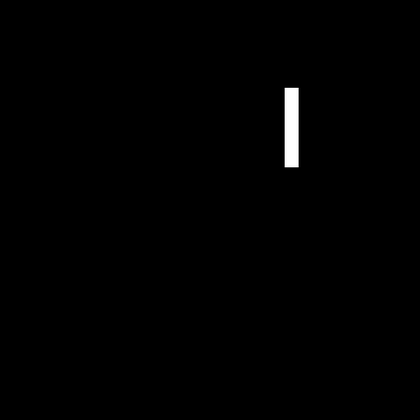
%> input picture laboratorio4/Fig0425(a)(translated_rectangle).bmp, 420 x 420 px, shrunk from 512 x 512 before the run
$ octave Fig0425_espectrofourier_tras.m   (GNU Octave 9; MATLAB toolbox functions it lacks are replaced by stand-ins)
%> lines starting %> are read from the running program, lines starting %| are printed output that depends on the picture
%% Exemplo 4.13 O espectro de Fourier 2-D de uma função
% simples.
%Figura 4.25 (a) O retângulo da Figura 4.24(a) transladado e (b) o
%espectro correspondente. (c) Retângulo rotacionado e (d) o espectro
%correspondente. O espectro correspondente ao retângulo transla-
%dado é idêntico ao espectro correspondente à imagem original na
%Figura 4.24(a).

 close all; clc; clear
%pkg load image

f = double(imread('Fig0425(a)(translated_rectangle).bmp'));
%> f: size 420x420x3 double; min 0, max 255, mean 1.6; mean of the top-left, top-right, bottom-left and bottom-right quarters 0, 6.4, 0, 0
figure; imshow(f,[]);title('Fig0425(a) translated rectangle')

F = fft2(f);
F = fftshift(F);
figure; imshow(abs(F),[])
%> after `imshow(abs(F),[])`:
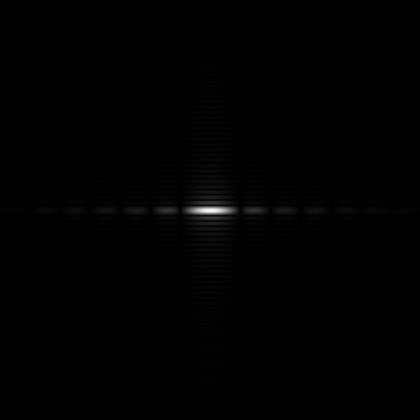
%> displayed picture: size 420x420x3, on the screen's scale of 0 to 255; min 0, max 255, mean 1

J = 1 * log (1 + abs(F));
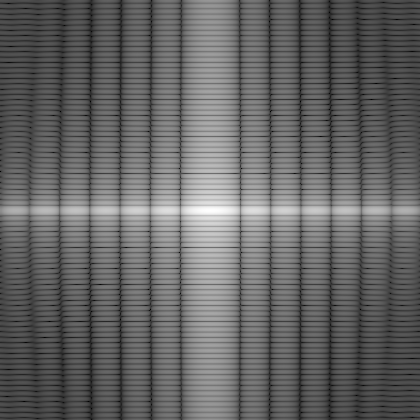
%> J: size 420x420x3 double; min 0.186, max 12.55, mean 5.06; drawn with min black and max white
figure; imshow(abs(J),[])

f2 = double(imread('Fig0424(a)(rectangle).bmp'));
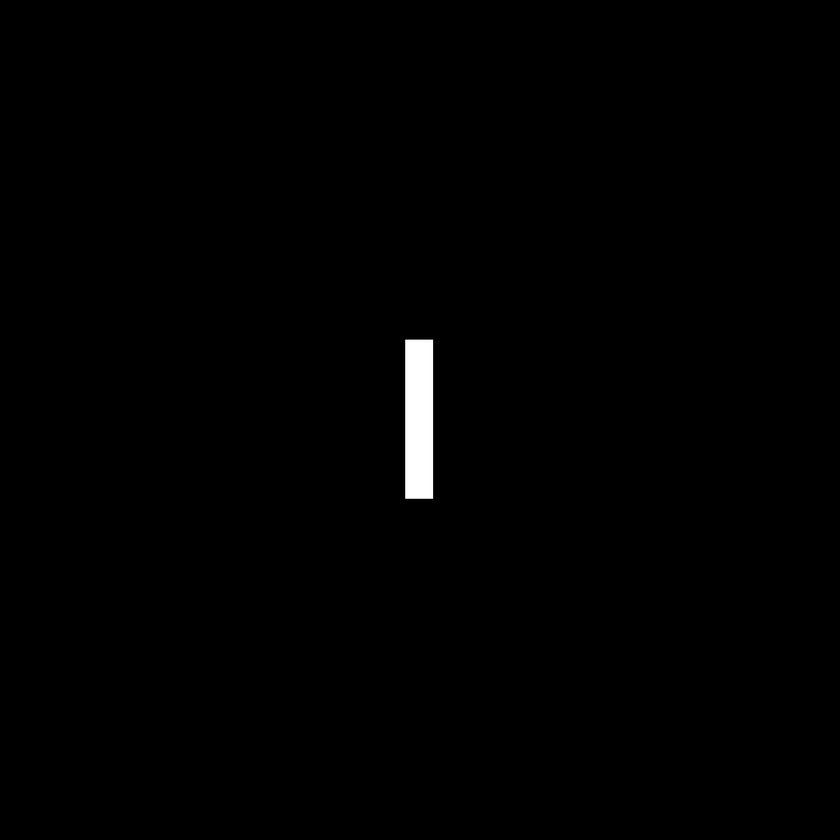
%> input picture laboratorio4/Fig0424(a)(rectangle).bmp, 840 x 840 px, shrunk from 1024 x 1024 before the run
%> f2: size 840x840x3 double; min 0, max 255, mean 1.6; mean of the top-left, top-right, bottom-left and bottom-right quarters 1.7, 1.5, 1.7, 1.5
f2 = imrotate(f2,-45);
%> f2: size 1188x1188x3 double
figure; imshow(f2,[]);title('Fig0425(c) rotacionado 45°')

F = fft2(f2);
F = fftshift(F);
figure; imshow(abs(F),[])
%> after `imshow(abs(F),[])`:
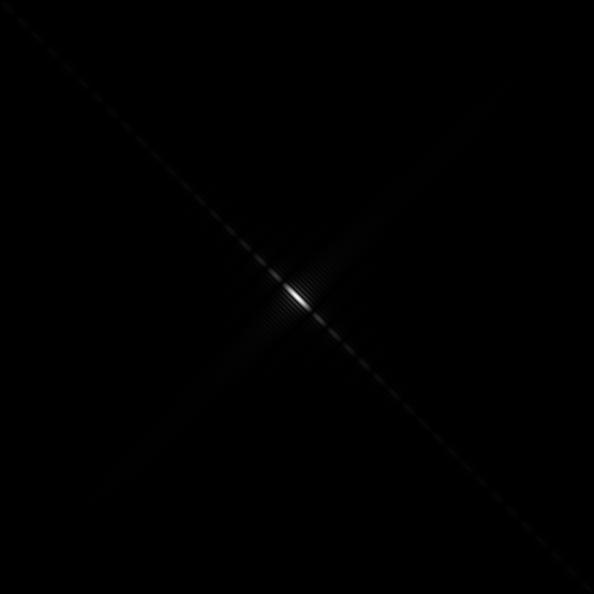
%> displayed picture: size 1188x1188x3, on the screen's scale of 0 to 255 (shown at 1/2 size); min 0, max 255, mean 0.3

J = 1 * log (1 + abs(F));
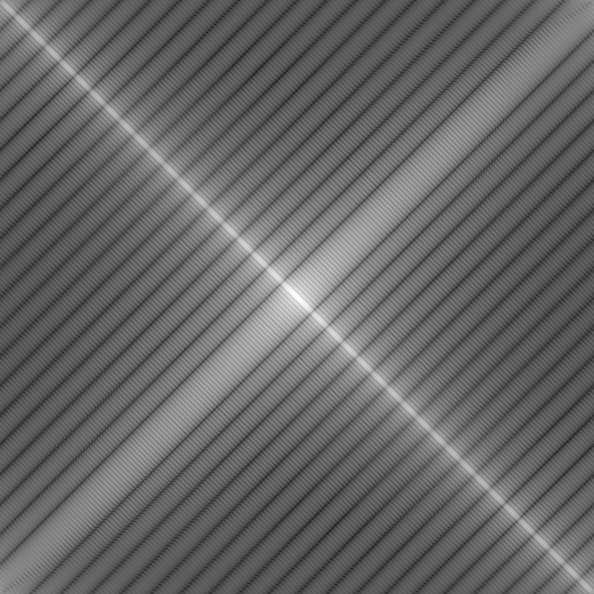
%> J: size 1188x1188x3 double (shown at 1/2 size); min 0.134, max 13.95, mean 5.7; drawn with min black and max white
figure; imshow(abs(J),[])
